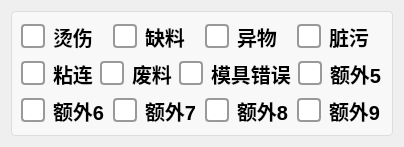
       <widget class="QWidget" name="tab_8">
        <attribute name="title">
         <string>分数界面内容可选显示</string>
        </attribute>
        <layout class="QGridLayout" name="gridLayout_24">
         <item row="0" column="0">
          <widget class="QGroupBox" name="groupBox_33">
           <property name="styleSheet">
            <string notr="true">QGroupBox {
    border: 1px solid #DDD;
    border-radius: 4px;
    font: bold 14px;
    color: #666;
    background-color: #F8F8F8;
}

QGroupBox::title {
    subcontrol-origin: margin;
    subcontrol-position: top left;
    left: 10px;
    padding: 0 5px;
}</string>
           </property>
           <property name="title">
            <string/>
           </property>
           <layout class="QGridLayout" name="gridLayout_23">
            <item row="0" column="0">
             <layout class="QVBoxLayout" name="verticalLayout_26">
              <item>
               <layout class="QHBoxLayout" name="horizontalLayout_90">
                <item>
                 <widget class="QCheckBox" name="ckb_tangshang">
                  <property name="sizePolicy">
                   <sizepolicy hsizetype="Minimum" vsizetype="Minimum">
                    <horstretch>0</horstretch>
                    <verstretch>0</verstretch>
                   </sizepolicy>
                  </property>
                  <property name="styleSheet">
                   <string notr="true">QCheckBox {
    spacing: 8px;
    font-size: 20px;
    color: #333;
    font-weight: bold;        
    color:  rgb(0, 0, 0);       
}

/* 未选中状态 */
QCheckBox::indicator {
    width: 20px;
    height: 20px;
    border-radius: 4px; /* 方形，圆角可适当调整 */
    border: 2px solid #999;
    background: #ffffff;
}

/* 悬停效果 */
QCheckBox::indicator:hover {
    border: 2px solid #666;
}

/* 选中状态 */
QCheckBox::indicator:checked {
    border: 2px solid #2196F3;
    background-color: qradialgradient(
        cx:0.5, cy:0.5,
        radius:0.4,
        fx:0.5, fy:0.5,
        stop:0 #2196F3,
        stop:1 transparent
    );
}

/* 禁用状态 */
QCheckBox::indicator:disabled {
    border: 2px solid #ccc;
    background: #eee;
}

/* 选中时的文字颜色 */
QCheckBox:checked {
    color: #2196F3;
    font-weight: 500;
}

/* 点击动画效果 */
QCheckBox::indicator:pressed {
    border: 2px solid #1565C0;
    background-color: qradialgradient(
        cx:0.5, cy:0.5,
        radius:0.5,
        fx:0.5, fy:0.5,
        stop:0 #BBDEFB,
        stop:1 transparent
    );
}</string>
                  </property>
                  <property name="text">
                   <string>烫伤</string>
                  </property>
                 </widget>
                </item>
                <item>
                 <widget class="QCheckBox" name="ckb_queliao">
                  <property name="sizePolicy">
                   <sizepolicy hsizetype="Minimum" vsizetype="Minimum">
                    <horstretch>0</horstretch>
                    <verstretch>0</verstretch>
                   </sizepolicy>
                  </property>
                  <property name="styleSheet">
                   <string notr="true">QCheckBox {
    spacing: 8px;
    font-size: 20px;
    color: #333;
    font-weight: bold;        
    color:  rgb(0, 0, 0);       
}

/* 未选中状态 */
QCheckBox::indicator {
    width: 20px;
    height: 20px;
    border-radius: 4px; /* 方形，圆角可适当调整 */
    border: 2px solid #999;
    background: #ffffff;
}

/* 悬停效果 */
QCheckBox::indicator:hover {
    border: 2px solid #666;
}

/* 选中状态 */
QCheckBox::indicator:checked {
    border: 2px solid #2196F3;
    background-color: qradialgradient(
        cx:0.5, cy:0.5,
        radius:0.4,
        fx:0.5, fy:0.5,
        stop:0 #2196F3,
        stop:1 transparent
    );
}

/* 禁用状态 */
QCheckBox::indicator:disabled {
    border: 2px solid #ccc;
    background: #eee;
}

/* 选中时的文字颜色 */
QCheckBox:checked {
    color: #2196F3;
    font-weight: 500;
}

/* 点击动画效果 */
QCheckBox::indicator:pressed {
    border: 2px solid #1565C0;
    background-color: qradialgradient(
        cx:0.5, cy:0.5,
        radius:0.5,
        fx:0.5, fy:0.5,
        stop:0 #BBDEFB,
        stop:1 transparent
    );
}</string>
                  </property>
                  <property name="text">
                   <string>缺料</string>
                  </property>
                 </widget>
                </item>
                <item>
                 <widget class="QCheckBox" name="ckb_yiwu">
                  <property name="sizePolicy">
                   <sizepolicy hsizetype="Minimum" vsizetype="Minimum">
                    <horstretch>0</horstretch>
                    <verstretch>0</verstretch>
                   </sizepolicy>
                  </property>
                  <property name="styleSheet">
                   <string notr="true">QCheckBox {
    spacing: 8px;
    font-size: 20px;
    color: #333;
    font-weight: bold;        
    color:  rgb(0, 0, 0);       
}

/* 未选中状态 */
QCheckBox::indicator {
    width: 20px;
    height: 20px;
    border-radius: 4px; /* 方形，圆角可适当调整 */
    border: 2px solid #999;
    background: #ffffff;
}

/* 悬停效果 */
QCheckBox::indicator:hover {
    border: 2px solid #666;
}

/* 选中状态 */
QCheckBox::indicator:checked {
    border: 2px solid #2196F3;
    background-color: qradialgradient(
        cx:0.5, cy:0.5,
        radius:0.4,
        fx:0.5, fy:0.5,
        stop:0 #2196F3,
        stop:1 transparent
    );
}

/* 禁用状态 */
QCheckBox::indicator:disabled {
    border: 2px solid #ccc;
    background: #eee;
}

/* 选中时的文字颜色 */
QCheckBox:checked {
    color: #2196F3;
    font-weight: 500;
}

/* 点击动画效果 */
QCheckBox::indicator:pressed {
    border: 2px solid #1565C0;
    background-color: qradialgradient(
        cx:0.5, cy:0.5,
        radius:0.5,
        fx:0.5, fy:0.5,
        stop:0 #BBDEFB,
        stop:1 transparent
    );
}</string>
                  </property>
                  <property name="text">
                   <string>异物</string>
                  </property>
                 </widget>
                </item>
                <item>
                 <widget class="QCheckBox" name="ckb_zangwu">
                  <property name="sizePolicy">
                   <sizepolicy hsizetype="Minimum" vsizetype="Minimum">
                    <horstretch>0</horstretch>
                    <verstretch>0</verstretch>
                   </sizepolicy>
                  </property>
                  <property name="styleSheet">
                   <string notr="true">QCheckBox {
    spacing: 8px;
    font-size: 20px;
    color: #333;
    font-weight: bold;        
    color:  rgb(0, 0, 0);       
}

/* 未选中状态 */
QCheckBox::indicator {
    width: 20px;
    height: 20px;
    border-radius: 4px; /* 方形，圆角可适当调整 */
    border: 2px solid #999;
    background: #ffffff;
}

/* 悬停效果 */
QCheckBox::indicator:hover {
    border: 2px solid #666;
}

/* 选中状态 */
QCheckBox::indicator:checked {
    border: 2px solid #2196F3;
    background-color: qradialgradient(
        cx:0.5, cy:0.5,
        radius:0.4,
        fx:0.5, fy:0.5,
        stop:0 #2196F3,
        stop:1 transparent
    );
}

/* 禁用状态 */
QCheckBox::indicator:disabled {
    border: 2px solid #ccc;
    background: #eee;
}

/* 选中时的文字颜色 */
QCheckBox:checked {
    color: #2196F3;
    font-weight: 500;
}

/* 点击动画效果 */
QCheckBox::indicator:pressed {
    border: 2px solid #1565C0;
    background-color: qradialgradient(
        cx:0.5, cy:0.5,
        radius:0.5,
        fx:0.5, fy:0.5,
        stop:0 #BBDEFB,
        stop:1 transparent
    );
}</string>
                  </property>
                  <property name="text">
                   <string>脏污</string>
                  </property>
                 </widget>
                </item>
               </layout>
              </item>
              <item>
               <layout class="QHBoxLayout" name="horizontalLayout_91">
                <item>
                 <widget class="QCheckBox" name="ckb_zhanlian">
                  <property name="sizePolicy">
                   <sizepolicy hsizetype="Minimum" vsizetype="Minimum">
                    <horstretch>0</horstretch>
                    <verstretch>0</verstretch>
                   </sizepolicy>
                  </property>
                  <property name="styleSheet">
                   <string notr="true">QCheckBox {
    spacing: 8px;
    font-size: 20px;
    color: #333;
    font-weight: bold;        
    color:  rgb(0, 0, 0);       
}

/* 未选中状态 */
QCheckBox::indicator {
    width: 20px;
    height: 20px;
    border-radius: 4px; /* 方形，圆角可适当调整 */
    border: 2px solid #999;
    background: #ffffff;
}

/* 悬停效果 */
QCheckBox::indicator:hover {
    border: 2px solid #666;
}

/* 选中状态 */
QCheckBox::indicator:checked {
    border: 2px solid #2196F3;
    background-color: qradialgradient(
        cx:0.5, cy:0.5,
        radius:0.4,
        fx:0.5, fy:0.5,
        stop:0 #2196F3,
        stop:1 transparent
    );
}

/* 禁用状态 */
QCheckBox::indicator:disabled {
    border: 2px solid #ccc;
    background: #eee;
}

/* 选中时的文字颜色 */
QCheckBox:checked {
    color: #2196F3;
    font-weight: 500;
}

/* 点击动画效果 */
QCheckBox::indicator:pressed {
    border: 2px solid #1565C0;
    background-color: qradialgradient(
        cx:0.5, cy:0.5,
        radius:0.5,
        fx:0.5, fy:0.5,
        stop:0 #BBDEFB,
        stop:1 transparent
    );
}</string>
                  </property>
                  <property name="text">
                   <string>粘连</string>
                  </property>
                 </widget>
                </item>
                <item>
                 <widget class="QCheckBox" name="ckb_feiliao">
                  <property name="sizePolicy">
                   <sizepolicy hsizetype="Minimum" vsizetype="Minimum">
                    <horstretch>0</horstretch>
                    <verstretch>0</verstretch>
                   </sizepolicy>
                  </property>
                  <property name="styleSheet">
                   <string notr="true">QCheckBox {
    spacing: 8px;
    font-size: 20px;
    color: #333;
    font-weight: bold;        
    color:  rgb(0, 0, 0);       
}

/* 未选中状态 */
QCheckBox::indicator {
    width: 20px;
    height: 20px;
    border-radius: 4px; /* 方形，圆角可适当调整 */
    border: 2px solid #999;
    background: #ffffff;
}

/* 悬停效果 */
QCheckBox::indicator:hover {
    border: 2px solid #666;
}

/* 选中状态 */
QCheckBox::indicator:checked {
    border: 2px solid #2196F3;
    background-color: qradialgradient(
        cx:0.5, cy:0.5,
        radius:0.4,
        fx:0.5, fy:0.5,
        stop:0 #2196F3,
        stop:1 transparent
    );
}

/* 禁用状态 */
QCheckBox::indicator:disabled {
    border: 2px solid #ccc;
    background: #eee;
}

/* 选中时的文字颜色 */
QCheckBox:checked {
    color: #2196F3;
    font-weight: 500;
}

/* 点击动画效果 */
QCheckBox::indicator:pressed {
    border: 2px solid #1565C0;
    background-color: qradialgradient(
        cx:0.5, cy:0.5,
        radius:0.5,
        fx:0.5, fy:0.5,
        stop:0 #BBDEFB,
        stop:1 transparent
    );
}</string>
                  </property>
                  <property name="text">
                   <string>废料</string>
                  </property>
                 </widget>
                </item>
                <item>
                 <widget class="QCheckBox" name="ckb_mojucuowu">
                  <property name="sizePolicy">
                   <sizepolicy hsizetype="Minimum" vsizetype="Minimum">
                    <horstretch>0</horstretch>
                    <verstretch>0</verstretch>
                   </sizepolicy>
                  </property>
                  <property name="styleSheet">
                   <string notr="true">QCheckBox {
    spacing: 8px;
    font-size: 20px;
    color: #333;
    font-weight: bold;        
    color:  rgb(0, 0, 0);       
}

/* 未选中状态 */
QCheckBox::indicator {
    width: 20px;
    height: 20px;
    border-radius: 4px; /* 方形，圆角可适当调整 */
    border: 2px solid #999;
    background: #ffffff;
}

/* 悬停效果 */
QCheckBox::indicator:hover {
    border: 2px solid #666;
}

/* 选中状态 */
QCheckBox::indicator:checked {
    border: 2px solid #2196F3;
    background-color: qradialgradient(
        cx:0.5, cy:0.5,
        radius:0.4,
        fx:0.5, fy:0.5,
        stop:0 #2196F3,
        stop:1 transparent
    );
}

/* 禁用状态 */
QCheckBox::indicator:disabled {
    border: 2px solid #ccc;
    background: #eee;
}

/* 选中时的文字颜色 */
QCheckBox:checked {
    color: #2196F3;
    font-weight: 500;
}

/* 点击动画效果 */
QCheckBox::indicator:pressed {
    border: 2px solid #1565C0;
    background-color: qradialgradient(
        cx:0.5, cy:0.5,
        radius:0.5,
        fx:0.5, fy:0.5,
        stop:0 #BBDEFB,
        stop:1 transparent
    );
}</string>
                  </property>
                  <property name="text">
                   <string>模具错误</string>
                  </property>
                 </widget>
                </item>
                <item>
                 <widget class="QCheckBox" name="ckb_extra5">
                  <property name="sizePolicy">
                   <sizepolicy hsizetype="Minimum" vsizetype="Minimum">
                    <horstretch>0</horstretch>
                    <verstretch>0</verstretch>
                   </sizepolicy>
                  </property>
                  <property name="styleSheet">
                   <string notr="true">QCheckBox {
    spacing: 8px;
    font-size: 20px;
    color: #333;
    font-weight: bold;        
    color:  rgb(0, 0, 0);       
}

/* 未选中状态 */
QCheckBox::indicator {
    width: 20px;
    height: 20px;
    border-radius: 4px; /* 方形，圆角可适当调整 */
    border: 2px solid #999;
    background: #ffffff;
}

/* 悬停效果 */
QCheckBox::indicator:hover {
    border: 2px solid #666;
}

/* 选中状态 */
QCheckBox::indicator:checked {
    border: 2px solid #2196F3;
    background-color: qradialgradient(
        cx:0.5, cy:0.5,
        radius:0.4,
        fx:0.5, fy:0.5,
        stop:0 #2196F3,
        stop:1 transparent
    );
}

/* 禁用状态 */
QCheckBox::indicator:disabled {
    border: 2px solid #ccc;
    background: #eee;
}

/* 选中时的文字颜色 */
QCheckBox:checked {
    color: #2196F3;
    font-weight: 500;
}

/* 点击动画效果 */
QCheckBox::indicator:pressed {
    border: 2px solid #1565C0;
    background-color: qradialgradient(
        cx:0.5, cy:0.5,
        radius:0.5,
        fx:0.5, fy:0.5,
        stop:0 #BBDEFB,
        stop:1 transparent
    );
}</string>
                  </property>
                  <property name="text">
                   <string>额外5</string>
                  </property>
                 </widget>
                </item>
               </layout>
              </item>
              <item>
               <layout class="QHBoxLayout" name="horizontalLayout_92">
                <item>
                 <widget class="QCheckBox" name="ckb_extra6">
                  <property name="sizePolicy">
                   <sizepolicy hsizetype="Minimum" vsizetype="Minimum">
                    <horstretch>0</horstretch>
                    <verstretch>0</verstretch>
                   </sizepolicy>
                  </property>
                  <property name="styleSheet">
                   <string notr="true">QCheckBox {
    spacing: 8px;
    font-size: 20px;
    color: #333;
    font-weight: bold;        
    color:  rgb(0, 0, 0);       
}

/* 未选中状态 */
QCheckBox::indicator {
    width: 20px;
    height: 20px;
    border-radius: 4px; /* 方形，圆角可适当调整 */
    border: 2px solid #999;
    background: #ffffff;
}

/* 悬停效果 */
QCheckBox::indicator:hover {
    border: 2px solid #666;
}

/* 选中状态 */
QCheckBox::indicator:checked {
    border: 2px solid #2196F3;
    background-color: qradialgradient(
        cx:0.5, cy:0.5,
        radius:0.4,
        fx:0.5, fy:0.5,
        stop:0 #2196F3,
        stop:1 transparent
    );
}

/* 禁用状态 */
QCheckBox::indicator:disabled {
    border: 2px solid #ccc;
    background: #eee;
}

/* 选中时的文字颜色 */
QCheckBox:checked {
    color: #2196F3;
    font-weight: 500;
}

/* 点击动画效果 */
QCheckBox::indicator:pressed {
    border: 2px solid #1565C0;
    background-color: qradialgradient(
        cx:0.5, cy:0.5,
        radius:0.5,
        fx:0.5, fy:0.5,
        stop:0 #BBDEFB,
        stop:1 transparent
    );
}</string>
                  </property>
                  <property name="text">
                   <string>额外6</string>
                  </property>
                 </widget>
                </item>
                <item>
                 <widget class="QCheckBox" name="ckb_extra7">
                  <property name="sizePolicy">
                   <sizepolicy hsizetype="Minimum" vsizetype="Minimum">
                    <horstretch>0</horstretch>
                    <verstretch>0</verstretch>
                   </sizepolicy>
                  </property>
                  <property name="styleSheet">
                   <string notr="true">QCheckBox {
    spacing: 8px;
    font-size: 20px;
    color: #333;
    font-weight: bold;        
    color:  rgb(0, 0, 0);       
}

/* 未选中状态 */
QCheckBox::indicator {
    width: 20px;
    height: 20px;
    border-radius: 4px; /* 方形，圆角可适当调整 */
    border: 2px solid #999;
    background: #ffffff;
}

/* 悬停效果 */
QCheckBox::indicator:hover {
    border: 2px solid #666;
}

/* 选中状态 */
QCheckBox::indicator:checked {
    border: 2px solid #2196F3;
    background-color: qradialgradient(
        cx:0.5, cy:0.5,
        radius:0.4,
        fx:0.5, fy:0.5,
        stop:0 #2196F3,
        stop:1 transparent
    );
}

/* 禁用状态 */
QCheckBox::indicator:disabled {
    border: 2px solid #ccc;
    background: #eee;
}

/* 选中时的文字颜色 */
QCheckBox:checked {
    color: #2196F3;
    font-weight: 500;
}

/* 点击动画效果 */
QCheckBox::indicator:pressed {
    border: 2px solid #1565C0;
    background-color: qradialgradient(
        cx:0.5, cy:0.5,
        radius:0.5,
        fx:0.5, fy:0.5,
        stop:0 #BBDEFB,
        stop:1 transparent
    );
}</string>
                  </property>
                  <property name="text">
                   <string>额外7</string>
                  </property>
                 </widget>
                </item>
                <item>
                 <widget class="QCheckBox" name="ckb_extra8">
                  <property name="sizePolicy">
                   <sizepolicy hsizetype="Minimum" vsizetype="Minimum">
                    <horstretch>0</horstretch>
                    <verstretch>0</verstretch>
                   </sizepolicy>
                  </property>
                  <property name="styleSheet">
                   <string notr="true">QCheckBox {
    spacing: 8px;
    font-size: 20px;
    color: #333;
    font-weight: bold;        
    color:  rgb(0, 0, 0);       
}

/* 未选中状态 */
QCheckBox::indicator {
    width: 20px;
    height: 20px;
    border-radius: 4px; /* 方形，圆角可适当调整 */
    border: 2px solid #999;
    background: #ffffff;
}

/* 悬停效果 */
QCheckBox::indicator:hover {
    border: 2px solid #666;
}

/* 选中状态 */
QCheckBox::indicator:checked {
    border: 2px solid #2196F3;
    background-color: qradialgradient(
        cx:0.5, cy:0.5,
        radius:0.4,
        fx:0.5, fy:0.5,
        stop:0 #2196F3,
        stop:1 transparent
    );
}

/* 禁用状态 */
QCheckBox::indicator:disabled {
    border: 2px solid #ccc;
    background: #eee;
}

/* 选中时的文字颜色 */
QCheckBox:checked {
    color: #2196F3;
    font-weight: 500;
}

/* 点击动画效果 */
QCheckBox::indicator:pressed {
    border: 2px solid #1565C0;
    background-color: qradialgradient(
        cx:0.5, cy:0.5,
        radius:0.5,
        fx:0.5, fy:0.5,
        stop:0 #BBDEFB,
        stop:1 transparent
    );
}</string>
                  </property>
                  <property name="text">
                   <string>额外8</string>
                  </property>
                 </widget>
                </item>
                <item>
                 <widget class="QCheckBox" name="ckb_extra9">
                  <property name="sizePolicy">
                   <sizepolicy hsizetype="Minimum" vsizetype="Minimum">
                    <horstretch>0</horstretch>
                    <verstretch>0</verstretch>
                   </sizepolicy>
                  </property>
                  <property name="styleSheet">
                   <string notr="true">QCheckBox {
    spacing: 8px;
    font-size: 20px;
    color: #333;
    font-weight: bold;        
    color:  rgb(0, 0, 0);       
}

/* 未选中状态 */
QCheckBox::indicator {
    width: 20px;
    height: 20px;
    border-radius: 4px; /* 方形，圆角可适当调整 */
    border: 2px solid #999;
    background: #ffffff;
}

/* 悬停效果 */
QCheckBox::indicator:hover {
    border: 2px solid #666;
}

/* 选中状态 */
QCheckBox::indicator:checked {
    border: 2px solid #2196F3;
    background-color: qradialgradient(
        cx:0.5, cy:0.5,
        radius:0.4,
        fx:0.5, fy:0.5,
        stop:0 #2196F3,
        stop:1 transparent
    );
}

/* 禁用状态 */
QCheckBox::indicator:disabled {
    border: 2px solid #ccc;
    background: #eee;
}

/* 选中时的文字颜色 */
QCheckBox:checked {
    color: #2196F3;
    font-weight: 500;
}

/* 点击动画效果 */
QCheckBox::indicator:pressed {
    border: 2px solid #1565C0;
    background-color: qradialgradient(
        cx:0.5, cy:0.5,
        radius:0.5,
        fx:0.5, fy:0.5,
        stop:0 #BBDEFB,
        stop:1 transparent
    );
}</string>
                  </property>
                  <property name="text">
                   <string>额外9</string>
                  </property>
                 </widget>
                </item>
               </layout>
              </item>
             </layout>
            </item>
           </layout>
          </widget>
         </item>
        </layout>
       </widget>
